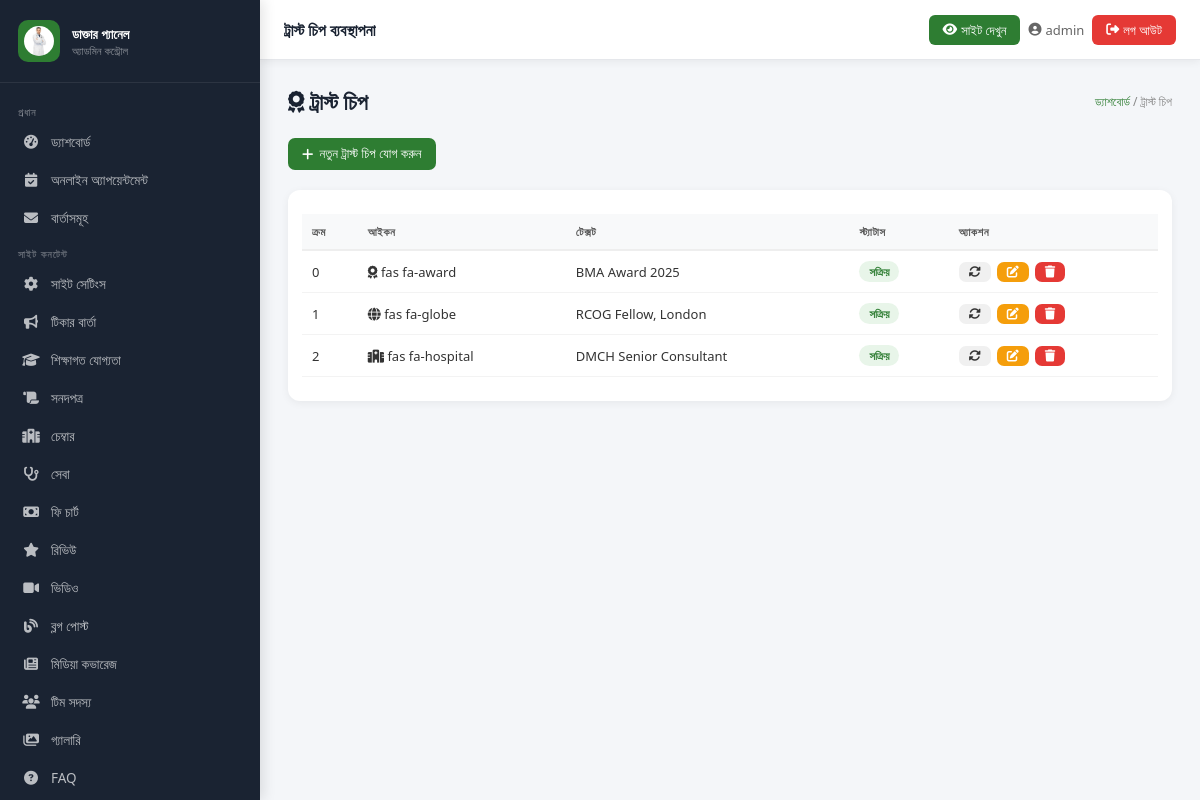
/admin-panel/trust-chips/ (signed in), run on the app's committed database.
### core/models.py (models this page shows, shortened)
class SiteSettings(models.Model):
    doctor_name = models.CharField(max_length=200, default='ডাঃ সানজিদা ইসলাম চৌধুরী')
    doctor_name_en = models.CharField(max_length=200, default='Dr. Sanjida Islam Chowdhury')
    specialty = models.CharField(max_length=200, default='গাইনী ও প্রসূতি বিশেষজ্ঞ')
    degrees = models.CharField(max_length=300, default='MBBS · FCPS · MRCOG (UK)')
    short_bio = models.TextField(verbose_name="সংক্ষিপ্ত পরিচয়", default="")
    detailed_bio = models.TextField(verbose_name="বিস্তারিত পরিচয়", default="")
    phone = models.CharField(max_length=20, default='০১৮১১-২২৩৩৪৪')
    phone_raw = models.CharField(max_length=20, default='+8801811223344')
    whatsapp = models.CharField(max_length=20, default='+8801811223344')
    email = models.EmailField(default='dr.sanjida@example.com')
    facebook_url = models.URLField(blank=True, default='https://facebook.com/dr.sanjida.bd')
    youtube_url = models.URLField(blank=True)
    profile_photo = models.ImageField(upload_to='doctor/', blank=True, null=True)
    profile_photo_url = models.URLField(blank=True, default='https://cdn.sasthyaseba.com/doctors/7410/xoWEh5iyzT9wpngIPNnKbQQiN5AnbUCE8y2hJYpv/dr-sanjida-hossain.jpg')
    years_experience = models.IntegerField(default=22)
    successful_deliveries = models.IntegerField(default=8000)
    google_rating = models.DecimalField(max_digits=3, decimal_places=1, default=4.8)
    google_review_count = models.IntegerField(default=650)
    research_papers = models.IntegerField(default=18)
    booking_fee = models.IntegerField(default=300)
    bkash_number = models.CharField(max_length=20, default='০১৮১১-২২৩৩৪৪')
    nagad_number = models.CharField(max_length=20, default='০১৮১১-২২৩৩৪৪')
    rocket_number = models.CharField(max_length=25, default='০১৮১১২২৩৩৪৪৭')
    map_embed_url = models.TextField(default='', blank=True)
    maps_link = models.URLField(blank=True, default='https://maps.google.com/?q=মিরপুর+ঢাকা')
    meta_title = models.CharField(max_length=200, default='ডাঃ সানজিদা ইসলাম চৌধুরী | গাইনী ও প্রসূতি বিশেষজ্ঞ')
    meta_description = models.TextField(blank=True, default='')
    class Meta:
        verbose_name = 'সাইট সেটিংস'
        verbose_name_plural = 'সাইট সেটিংস'
    def get_profile_photo(self):
        if self.profile_photo:
            return self.profile_photo.url
        return self.profile_photo_url

class TrustChip(models.Model):
    icon_class = models.CharField(max_length=100, default='fas fa-award')
    text = models.CharField(max_length=200)
    is_active = models.BooleanField(default=True)
    order = models.IntegerField(default=0)
    class Meta:
        ordering = ['order']

### core/admin_views.py (the view, shortened to what this page needs)
# urls.py: path('trust-chips/', av.manage_trust_chips, name='admin_trust_chips'),
@login_required(login_url='/admin-panel/login/')
def manage_trust_chips(request):
    items = TrustChip.objects.all().order_by('order')
    return render(request, 'admin_panel/trust_chips.html', {'items': items})

### core/context_processors.py (called while the page is built)
def site_settings(request):
    try:
        settings = SiteSettings.objects.first()
        if not settings:
            settings = SiteSettings()
    except Exception:
        settings = SiteSettings()
    return {'site': settings}

### templates/admin_panel/trust_chips.html (shortened to what this page needs)
{% extends "admin_panel/base_admin.html" %}
{% block page_title %}ট্রাস্ট চিপ ব্যবস্থাপনা{% endblock %}
{% block content %}
<div class="page-header">
    <h1><i class="fas fa-award"></i> ট্রাস্ট চিপ</h1>
    <div class="breadcrumb">
        <a href="{% url 'admin_dashboard' %}">ড্যাশবোর্ড</a> / ট্রাস্ট চিপ
    </div>
</div>
<div style="margin-bottom: 20px;">
    <button class="btn btn-primary" onclick="openModal('addModal')">
        <i class="fas fa-plus"></i> নতুন ট্রাস্ট চিপ যোগ করুন
    </button>
</div>
<div class="card">
    <div class="table-responsive">
        <table class="tbl">
            <thead>
                <tr>
                    <th>ক্রম</th>
                    <th>আইকন</th>
                    <th>টেক্সট</th>
                    <th>স্ট্যাটাস</th>
                    <th>অ্যাকশন</th>
                </tr>
            </thead>
            <tbody>
                {% for item in items %}
                <tr>
                    <td>{{ item.order }}</td>
                    <td><i class="{{ item.icon_class }}"></i> {{ item.icon_class }}</td>
                    <td>{{ item.text }}</td>
                    <td>
                        {% if item.is_active %}
                            <span class="badge badge-success">সক্রিয়</span>
                        {% else %}
                            <span class="badge badge-danger">নিষ্ক্রিয়</span>
                        {% endif %}
                    </td>
                    <td>
                        <div class="action-buttons">
                            <form method="POST" style="display:inline;">
                                <button type="submit" class="btn btn-sm btn-secondary" title="স্ট্যাটাস পরিবর্তন">
                                    <i class="fas fa-sync-alt"></i>
                                </button>
                            </form>
                            <button class="btn btn-sm btn-warning" onclick='openEditModal({{ item.pk|safe }}, "{{ item.icon_class|escapejs }}", "{{ item.text|escapejs }}", {{ item.order }}, {{ item.is_active|yesno:"true,false" }})'>
                                <i class="fas fa-edit"></i>
                            </button>
                            <button class="btn btn-sm btn-danger" onclick="confirmDelete({{ item.pk }})">
                                <i class="fas fa-trash"></i>
                            </button>
                        </div>
                    </td>
                </tr>
                {% endfor %}
            </tbody>
        </table>
    </div>
</div>
{% endblock %}

### templates/admin_panel/base_admin.html (shortened to what this page needs)
<!DOCTYPE html>
<html lang="bn">
<head>
  <link rel="stylesheet" href="https://cdnjs.cloudflare.com/ajax/libs/font-awesome/6.5.0/css/all.min.css">
  {% load static %}
</head>
<body>
<aside class="sidebar" id="sidebar">
  <div class="sidebar__brand">
    <div class="sidebar__brand-icon"><img src="{{ site.get_profile_photo }}" height="30" width="30" alt="{{ site.doctor_name }}" style="border-radius:50%; object-fit:cover;" /></div>
    <div class="sidebar__brand-text">
      <h3>ডাক্তার প্যানেল</h3>
      <p>অ্যাডমিন কন্ট্রোল</p>
    </div>
  </div>
  <nav class="sidebar__nav">
    <div class="nav-section-label">প্রধান</div>
    <a href="{% url 'admin_dashboard' %}" class="sidebar__link {% block nav_dashboard %}{% endblock %}"><i class="fas fa-tachometer-alt"></i> ড্যাশবোর্ড</a>
    <a href="{% url 'admin_appointments' %}" class="sidebar__link {% block nav_appointments %}{% endblock %}"><i class="fas fa-calendar-check"></i>অনলাইন অ্যাপয়েন্টমেন্ট</a>
    <a href="{% url 'admin_messages' %}" class="sidebar__link {% block nav_messages %}{% endblock %}"><i class="fas fa-envelope"></i> বার্তাসমূহ</a>
    <div class="nav-section-label">সাইট কনটেন্ট</div>
    <a href="{% url 'admin_site_settings' %}" class="sidebar__link {% block nav_settings %}{% endblock %}"><i class="fas fa-cog"></i> সাইট সেটিংস</a>
    <a href="{% url 'admin_tickers' %}" class="sidebar__link {% block nav_tickers %}{% endblock %}"><i class="fas fa-bullhorn"></i> টিকার বার্তা</a>
    <a href="{% url 'admin_qualifications' %}" class="sidebar__link {% block nav_qualifications %}{% endblock %}"><i class="fas fa-graduation-cap"></i> শিক্ষাগত যোগ্যতা</a>
    <a href="{% url 'admin_certificates' %}" class="sidebar__link {% block nav_certificates %}{% endblock %}"><i class="fas fa-scroll"></i> সনদপত্র</a>
    <a href="{% url 'admin_chambers' %}" class="sidebar__link {% block nav_chambers %}{% endblock %}"><i class="fas fa-hospital-alt"></i> চেম্বার</a>
    <a href="{% url 'admin_services' %}" class="sidebar__link {% block nav_services %}{% endblock %}"><i class="fas fa-stethoscope"></i> সেবা</a>
    <a href="{% url 'admin_fees' %}" class="sidebar__link {% block nav_fees %}{% endblock %}"><i class="fas fa-money-bill"></i> ফি চার্ট</a>
    <a href="{% url 'admin_reviews' %}" class="sidebar__link {% block nav_reviews %}{% endblock %}"><i class="fas fa-star"></i> রিভিউ</a>
    <a href="{% url 'admin_videos' %}" class="sidebar__link {% block nav_videos %}{% endblock %}"><i class="fas fa-video"></i> ভিডিও</a>
    <a href="{% url 'admin_blogs' %}" class="sidebar__link {% block nav_blogs %}{% endblock %}"><i class="fas fa-blog"></i> ব্লগ পোস্ট</a>
    <a href="{% url 'admin_media' %}" class="sidebar__link {% block nav_media %}{% endblock %}"><i class="fas fa-newspaper"></i> মিডিয়া কভারেজ</a>
    <a href="{% url 'admin_team' %}" class="sidebar__link {% block nav_team %}{% endblock %}"><i class="fas fa-users"></i> টিম সদস্য</a>
    <a href="{% url 'admin_gallery' %}" class="sidebar__link ">
    <i class="fas fa-images"></i> গ্যালারি
</a>
    <a href="{% url 'admin_faqs' %}" class="sidebar__link {% block nav_faqs %}{% endblock %}"><i class="fas fa-question-circle"></i> FAQ</a>
  </nav>
</aside>
<div class="topbar">
  <div style="display:flex; align-items:center; gap:8px;">
    <span class="topbar__title">{% block page_title %}ড্যাশবোর্ড{% endblock %}</span>
  </div>
  <div class="topbar__right">
    <a href="/" target="_blank" class="view-site-btn"><i class="fas fa-eye"></i> <span class="hide-xs">সাইট দেখুন</span></a>
    <span class="topbar__user"><i class="fas fa-user-circle"></i> <span class="hide-sm">{{ request.user.username }}</span></span>
    <a href="{% url 'admin_logout' %}" class="topbar__logout"><i class="fas fa-sign-out-alt"></i> <span class="hide-xs">লগ আউট</span></a>
  </div>
</div>
<main class="main-content">
  {% block content %}{% endblock %}
</main>
</body>
</html>

### data on the page
SiteSettings: get_profile_photo (picture)
TrustChip: order "0", icon_class "fas fa-award", text "BMA Award 2025", is_active "সক্রিয়"
TrustChip: order "1", icon_class "fas fa-globe", text "RCOG Fellow, London", is_active "সক্রিয়"
TrustChip: order "2", icon_class "fas fa-hospital", text "DMCH Senior Consultant", is_active "সক্রিয়"

### other printed values
{{ request.user.username }} "admin"
